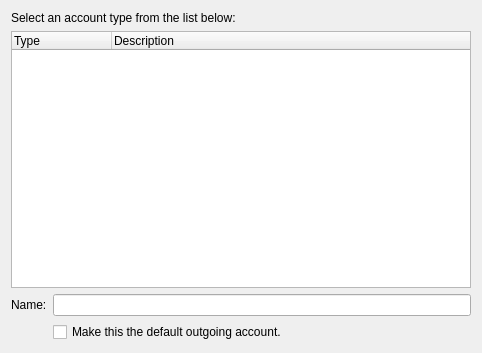
<?xml version="1.0" encoding="UTF-8"?>
<ui version="4.0">
 <class>AddTransportDialog</class>
 <widget class="QWidget" name="AddTransportDialog">
  <property name="geometry">
   <rect>
    <x>0</x>
    <y>0</y>
    <width>482</width>
    <height>353</height>
   </rect>
  </property>
  <property name="minimumSize">
   <size>
    <width>0</width>
    <height>0</height>
   </size>
  </property>
  <property name="windowTitle">
   <string>Step One: Select Transport Type</string>
  </property>
  <layout class="QGridLayout" name="gridLayout">
   <item row="0" column="0" colspan="2">
    <widget class="QLabel" name="label_2">
     <property name="sizePolicy">
      <sizepolicy hsizetype="Preferred" vsizetype="Preferred">
       <horstretch>0</horstretch>
       <verstretch>0</verstretch>
      </sizepolicy>
     </property>
     <property name="text">
      <string>Select an account type from the list below:</string>
     </property>
     <property name="alignment">
      <set>Qt::AlignLeading|Qt::AlignLeft|Qt::AlignTop</set>
     </property>
     <property name="wordWrap">
      <bool>true</bool>
     </property>
    </widget>
   </item>
   <item row="1" column="0" colspan="2">
    <widget class="QTreeWidget" name="typeListView">
     <property name="alternatingRowColors">
      <bool>true</bool>
     </property>
     <property name="rootIsDecorated">
      <bool>false</bool>
     </property>
     <column>
      <property name="text">
       <string>Type</string>
      </property>
     </column>
     <column>
      <property name="text">
       <string>Description</string>
      </property>
     </column>
    </widget>
   </item>
   <item row="2" column="0">
    <widget class="QLabel" name="label">
     <property name="text">
      <string comment="The name of a mail transport">Name:</string>
     </property>
    </widget>
   </item>
   <item row="2" column="1">
    <widget class="KLineEdit" name="name"/>
   </item>
   <item row="3" column="1">
    <widget class="QCheckBox" name="setDefault">
     <property name="text">
      <string>Make this the default outgoing account.</string>
     </property>
    </widget>
   </item>
  </layout>
 </widget>
 <customwidgets>
  <customwidget>
   <class>KLineEdit</class>
   <extends>QLineEdit</extends>
   <header>klineedit.h</header>
  </customwidget>
 </customwidgets>
 <resources/>
 <connections/>
</ui>
